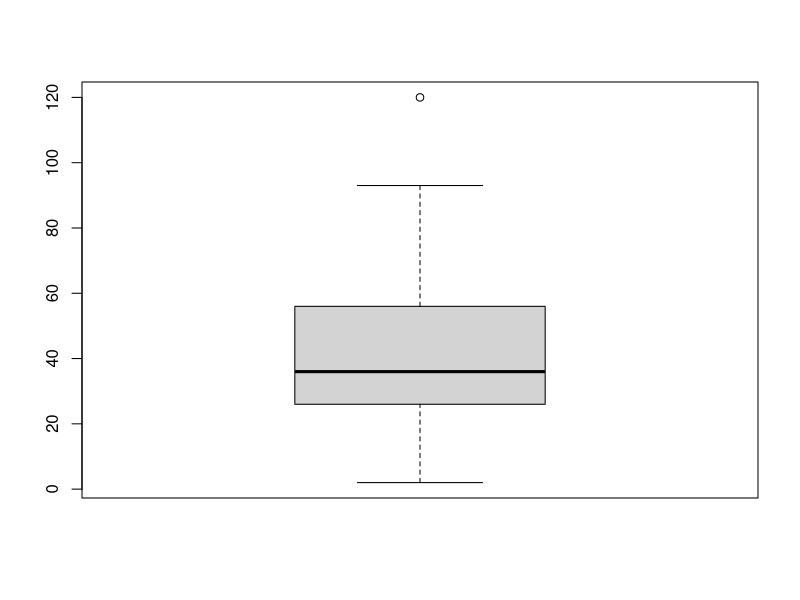

Recreate this plot in R.
sum <- 0
i <- 1
while(i <= 100) {
  sum <- sum +i
  i <- i +1
}
print(sum)
##########################################
apply(iris[,1:4], 2, mean) #1=row, 2=col

mymax <- function(x,y) {
num.max <- x
if (y > x) {
  num.max <- y
}
return(num.max)
}

a <- mymax(20,10)
a
###############
cars.new <- cars
cars.new[,2]
boxplot(cars.new[,2])
